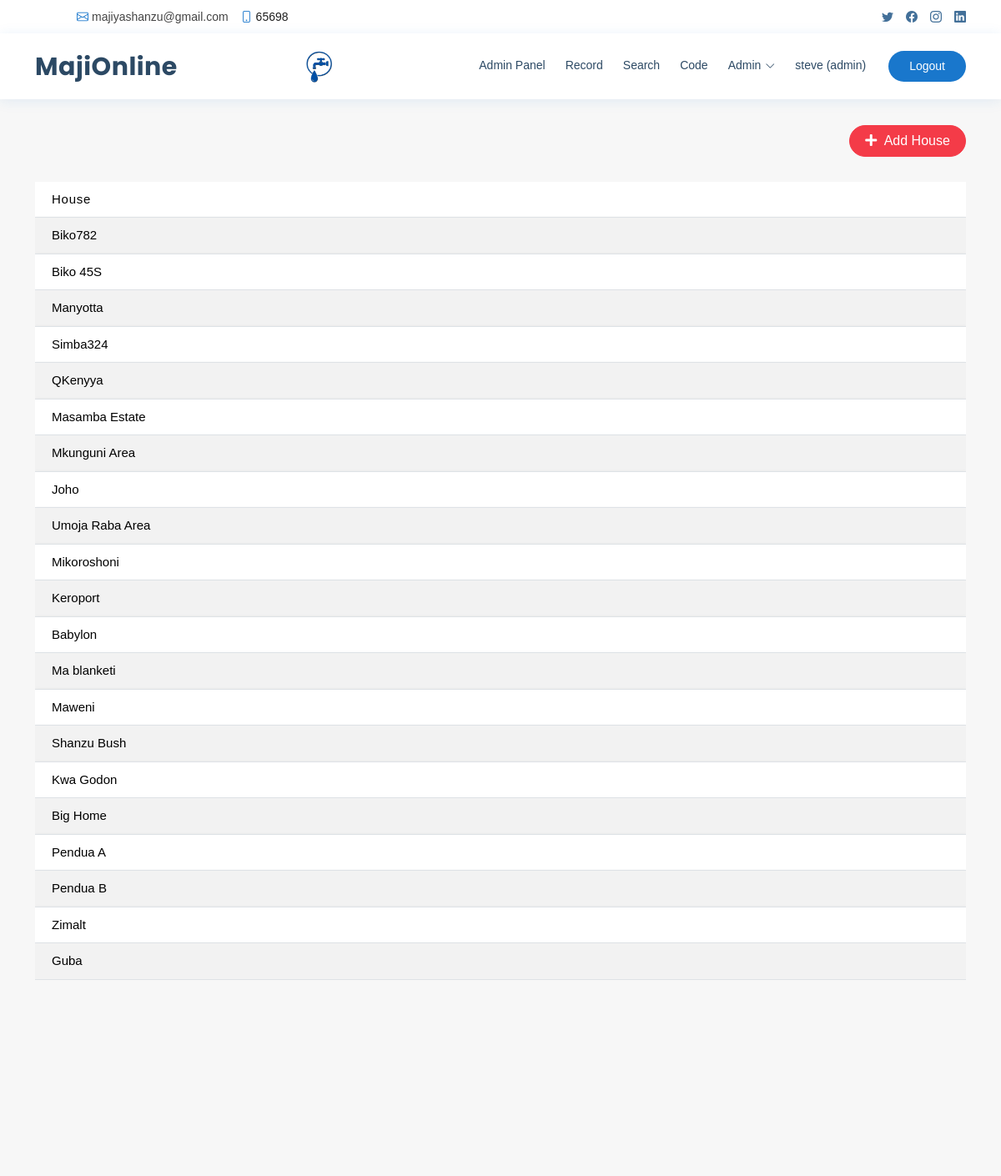
The page /house_list (signed in, upper part) on the database as committed earlier.
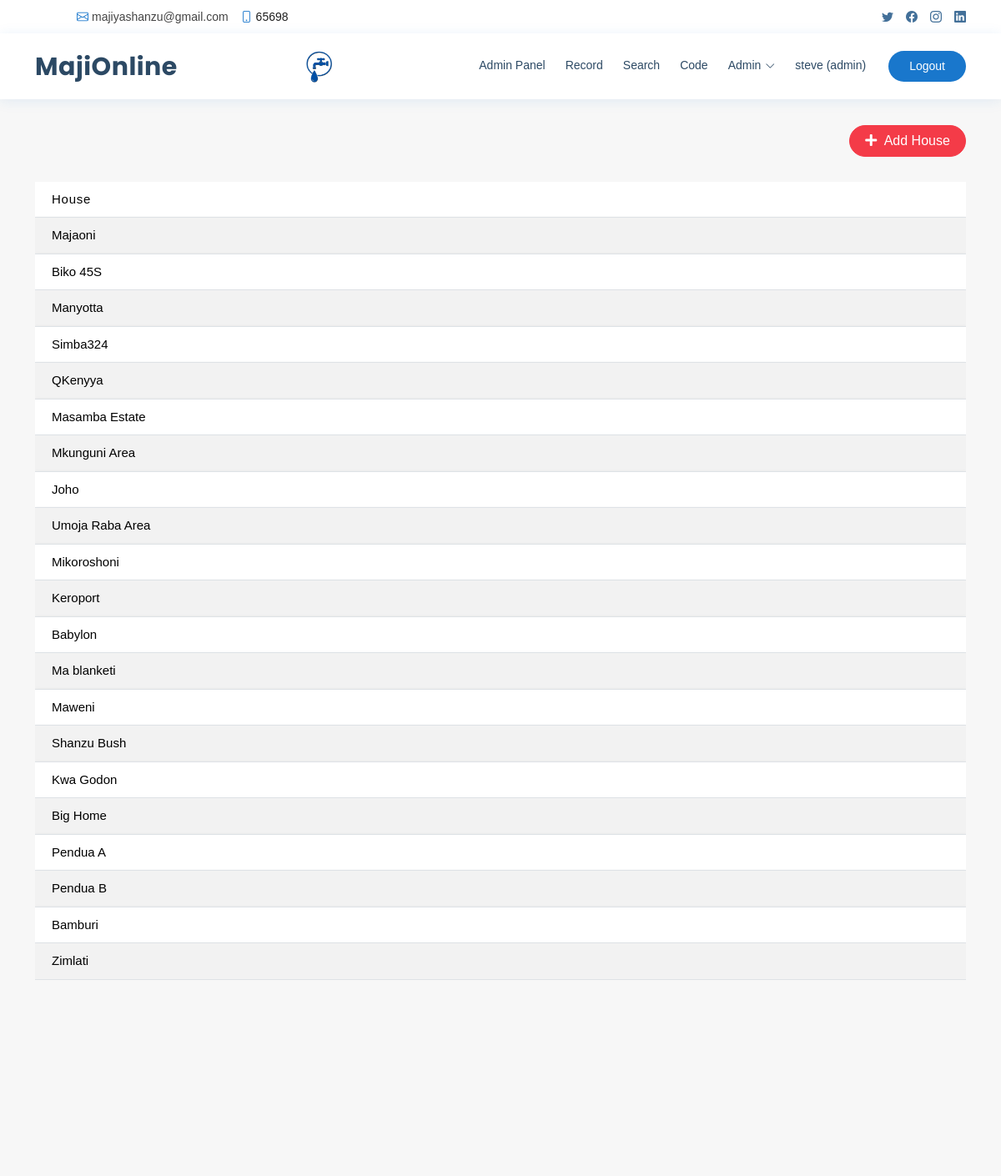
The same page on the database as committed later.
### Record/models.py (models this page shows, shortened)
class House(models.Model):
    name = models.CharField(max_length=100)

### Record/views.py (the view)
# urls.py: path('house_list', views.house_list , name='house_list'),
@login_required
@user_passes_test(is_admin_or_developer)
def house_list(request):
    tenants = House.objects.all()
    context = {
        'tenants': tenants
    }
    return render(request, 'house_list.html', context)

### Record/views.py (called while the page is built)
def is_admin_or_developer(user):
    return user.profile.user_type in ['admin', 'developer']

### templates/house_list.html (shortened to what this page needs)
{% extends 'base.html' %}
{% load static %}
{% block content %}
<link href="{% static 'assets/css/style2.css'%}" rel="stylesheet">
<br>
<br>
<br>
<br>
<main id="main" class="main">
    <section class="section">
        <div class="container">
                <div class="row">
                    <div class="col-md-12">
                        <div class="col-auto float-right ml-auto">
                            <a href="{% url 'add_house'%}" class="btn add-btn" data-toggle="modal"  ><i class="fa fa-plus"></i> Add House</a>
                        </div>
                        <br>
                        <br>
                        <br>
                        <div class="table-responsive">
                            <table class="table table-striped custom-table mb-0 datatable">
                                <thead>
                                    <tr>
                                        <th> House </th>
                                    </tr>
                                </thead>
                                <tbody>
                                    {% for tenant in tenants %}
                                    <tr>
                                    <td>
                                        {{  tenant.name }}
                                    </td>
                                   </tr>
                                    {% endfor %}
                                </tbody>
                            </table>
                        </div>
                    </div>
                </div>
            </div>
        </section>
 </main>
<br>
<br>
<br>
<br>
<br>
<br>
</body>
</html>
{% endblock%}

Rows that differ between the two databases and show on the page:
changed House: name "Biko782" → "Majaoni"
changed House: name "Zimalt" → "Bamburi"
changed House: name "Guba" → "Zimlati"
